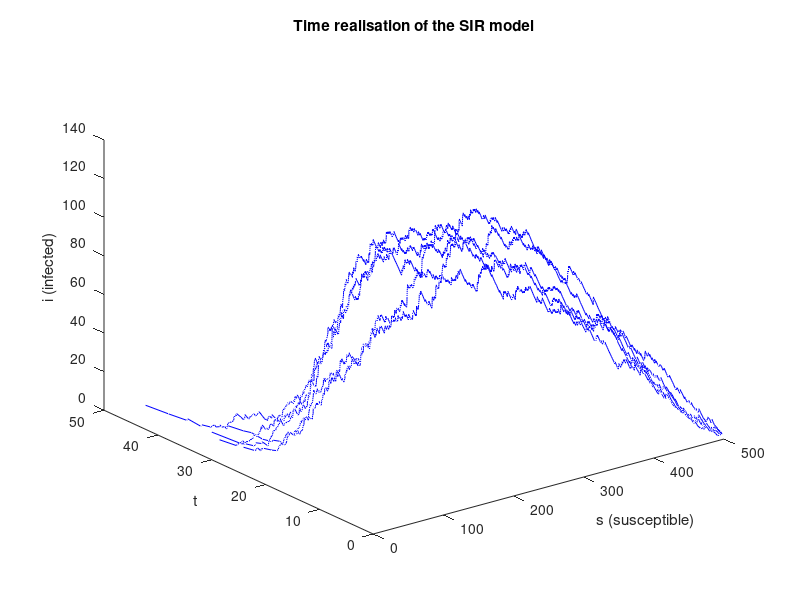

This chart was generated by the following MATLAB code:
clear all
clc
%%%%%%%%%%%%%%%%%%%%%%%%%%%%%%%%%%%%%%%%%%%%%%%%%%%%%%%%%%%%%%%%%%%%%%%%%%%
% The code in file runs the Stochastic simualtion algorithm for the
%  Susceptible-Infected-Recovered model.
% The code does not implement any particular control policy; minor edits
% are required for this
%%%%%%%%%%%%%%%%%%%%%%%%%%%%%%%%%%%%%%%%%%%%%%%%%%%%%%%%%%%%%%%%%%%%%%%%%%%



gamma = 0.32; % Recovery rate
N_i = 500;%  Number of individuals in the population
N = N_i+1;% individuals in the grid
R0 = 2.5; % R0 of the disease
mu = R0*gamma/N_i; % this is the total infection rate constant 

iSimTime = 60; % Maximum Simulation Time
iReal = 5; % number of realisation to be considered
Data = {}; % Data structure for the trajectories
Time={}; % Data structure for the trajectories

% state change matrix 
WMatrix = [-1, 0; 
           1,-1];

init_infec = 3;% initial level of infection

tic % tic is for starting a clock to obtain the computation time
parfor idx = 1:iReal
    % this loop is for realisations

    t=0;
    x= [N_i-init_infec;init_infec];

    xf=x;
    tf = t;

    disp(['Working on realisation: ' num2str(idx)])    

    while t<=iSimTime % from here on this is standard Gillespie algorithm
             
       rates = [ mu*x(1)*x(2), gamma*x(2)]; % here we compute the rates
       
       % a particular policy can be implemented by changing the rate a this
       % point 
       %eg
       % if (x(2)>50)
       % rates = [ 0.65*mu*x(1)*x(2), gamma*x(2)];
       % end

        ratesum = sum(rates); % sum of rates
        
        tau=-log(rand)/ratesum; % extraction of next time
        
        reac = sum(cumsum(rates/ratesum)<rand)+1; % computation fo next reaction

        x = x + WMatrix(:,reac); % state change

        t = t + tau;
        tf = [tf, t];
        xf = [xf,x];

    end
    % save data to output structures
    Data{idx} = xf;
    Time{idx} = tf;

end

etime = toc; % stop time for execution time
disp(['It took: ' num2str(etime) ' seconds' ])  
etime = toc;
disp(['The simulation took: ' num2str(etime) ' seconds' ])  

figure();
for idx = 1:iReal
plot3(Data{1,idx}(1,:),(Time{idx}),(Data{1,idx}(2,:)),'b')
hold on
end
zlabel('i (infected)')
xlabel('s (susceptible)')
ylabel('t')
title('Time realisation of the SIR model')